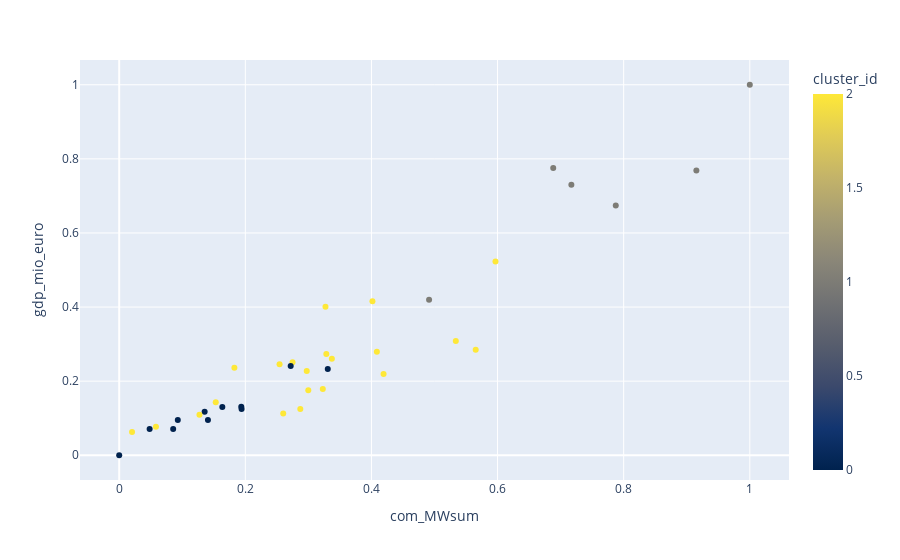

The notebook cell this image was saved under:
### Code cell
plot_clusters (X_scaled, 'com_MWsum', 'gdp_mio_euro')

### Figure 1 — Plotly figure (JSON) as saved in the notebook; plotly's stock layout.template omitted (floating-point values rounded to 4 significant figures)
{"data": [{"hovertemplate": "com_MWsum=%{x}<br>gdp_mio_euro=%{y}<br>cluster_id=%{marker.color}<extra></extra>", "legendgroup": "", "marker": {"color": [1, 2, 2, 2, 1, 0, 0, 0, 2, 2, 2, 2, 2, 2, 2, 1, 2, 2, 2, 2, 2, 2, 2, 1, 1, 2, 0, 1, 0, 0, 0, 0, 0, 0, 0, 2, 2, 2], "coloraxis": "coloraxis", "symbol": "circle"}, "mode": "markers", "name": "", "orientation": "v", "showlegend": false, "type": "scatter", "x": [0.6883, 0.4016, 0.3285, 0.2749, 1, 0.1941, 0.1355, 0.09292, 0.2543, 0.1531, 0.2974, 0.5967, 0.4192, 0.02037, 0.3271, 0.7171, 0.05829, 0.1273, 0.2601, 0.1827, 0.3372, 0.2872, 0.5654, 0.9153, 0.7875, 0.4086, 0.2719, 0.4914, 0.1636, 0, 0.3308, 0.04826, 0.1936, 0.1407, 0.08559, 0.3228, 0.5338, 0.2999], "xaxis": "x", "y": [0.7754, 0.4157, 0.2735, 0.2511, 1.0, 0.1247, 0.1174, 0.09482, 0.2455, 0.1427, 0.2275, 0.523, 0.2192, 0.06307, 0.4006, 0.7299, 0.07686, 0.1096, 0.113, 0.2359, 0.2605, 0.1248, 0.2846, 0.7683, 0.6743, 0.2792, 0.2408, 0.4196, 0.1304, 0, 0.233, 0.0706, 0.1309, 0.09537, 0.07089, 0.1791, 0.3085, 0.1756], "yaxis": "y"}], "layout": {"coloraxis": {"colorbar": {"title": {"text": "cluster_id"}}, "colorscale": [[0, "#00224e"], [0.1111, "#123570"], [0.2222, "#3b496c"], [0.3333, "#575d6d"], [0.4444, "#707173"], [0.5556, "#8a8678"], [0.6667, "#a59c74"], [0.7778, "#c3b369"], [0.8889, "#e1cc55"], [1, "#fee838"]]}, "legend": {"tracegroupgap": 0}, "margin": {"t": 60}, "xaxis": {"anchor": "y", "domain": [0, 1], "title": {"text": "com_MWsum"}}, "yaxis": {"anchor": "x", "domain": [0, 1], "title": {"text": "gdp_mio_euro"}}}}
